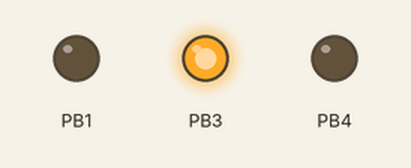
The sketch below on a simulated ATtiny85, built with avr-gcc and run on an emulated ATtiny85. Parts: output pins drawn as LEDs (lit = HIGH). At 0.0 s the program stops and its outputs stay as they are.

Above: at 0.1 s.
Timing chart, 0 to 1.5 s (numbered marks = the images above):
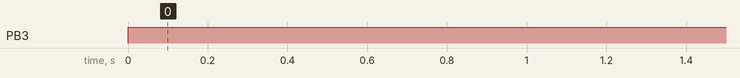

The sketch:

attiny_85_prog_2.ino
```cpp
/*************************Notes********************************
All page number is referred to ATtiny 85 datasheet unless state otherwise
1. To run assembly in Arduino: __asm__("nop"); __asm__("ldi r16, 0x02");
2. To set a bit: bitwise or; Ex. PORTB |= 1 << PORTB3; pull PB3 high
3. To clear a bit: invert, then bitwise and; Ex. PORTB &= ~(1 << PORTB3);
4. PB5 cannot be set as input when using arduino bootloader
5. When using three-wire mode as SPI, DO pin must be set as output manually if simultaneous receive and transmit is required; Ex. DDRB |= 1<<PORTB1; p117
6. In this code, CLK falling edge has been used to trigger SPI comm. SPI master needs to use MODE3
***************************************************************/

#include <stdlib.h>
#include <inttypes.h>
#include <util/delay.h>
#include <avr/interrupt.h>
#include <avr/io.h>

#define PINB5_set 0x20
#define PINB4_set 0x10
#define PINB3_set 0x08
#define PINB2_set 0x04
#define PINB1_set 0x02
//#define PINB0_set 0x01

void spi_setup();
void spi_master_setup();
void spi_slave_setup();
void spi_transfer(uint8_t *DI, uint8_t *DO, uint8_t array_size);

int main(void){
  DDRB |= 1<<DDB3;  //set PB3 as output;  p55
  PORTB &= ~(1<<PORTB3);  //pull PB3 low

  DDRB |= 1<<DDB4;  //set PB4 as output; p55
  PORTB &= ~(1<<PORTB4);  //pull PB4 low

  spi_setup();
  spi_slave_setup();

  uint8_t spi_start = 0;
  uint8_t data_in = 0;
  //uint8_t data_out_array[4] = {0xAA,0xBB,0xCC,0xDD};
  //uint8_t data_out_array[4] = {0x11,0x22,0x33,0x44};
  uint8_t data_out_array[4] = {0xAB,0xCD,0xEF,0x01};
  uint8_t data_in_array[4];
  uint8_t deca_wave_array[3];

  while (1) {
    spi_start = USISR & (1<<USISIF);
    if(spi_start != 0){       //if start condition flag is set; spi transaction detection
      PORTB |= 1<<PORTB3;  //pull PB3 high = turn on LED at PB3
      spi_transfer(data_in_array, data_out_array, sizeof(data_in_array));  //spi transaction
      if(data_in_array[0] == 0x09){  //if the address = 0x09
        for(int i = 1; i < sizeof(data_in_array); ++i){
          deca_wave_array[i-1] = data_in_array[i];
        }
        spi_master_setup();
        PORTB |= 1<<PORTB4;  //pull PB4 high = Slave Select
        spi_send(deca_wave_array,sizeof(deca_wave_array));
        spi_slave_setup();
      }
    } else {
      PORTB &= ~(1<<PORTB4);  //pull PB4 low
      PORTB &= ~(1<<PORTB3);  //pull PB3 low
    }
  }
}

void spi_setup(){
  USICR &= ~(1<<USIWM1);  //three-wire mode; p117
  USICR |= 1<<USIWM0;  //three-wire mode; p117
  DDRB |= 1<<PORTB1;  //use spi as bi-directional setup, set DO pin as output = receive and transmit at the same time; p117
  //DDRB &= ~(1<<PORTB1); //use spi as uni-directional setup, set DO pin as input = do not output any data when receving; p117
}

void spi_master_setup(){
  USICR |= ((1<<USICS1)|(1<<USICLK));  //Software Strobe; Positive edge; count both edges; p118
  USICR &= ~(1<<USICS0); //Software Strobe; Positive edge; count both edges; p118

  DDRB |= 1<<PORTB2;  //set SCK as input

  USISR |= 1<<USISIF;  //clear Start Condition flag
  USISR |= 1<<USIOIF;  //clear counter overflow flag
}

void spi_slave_setup(){
  USICR |= 1<<USICS1;  //External CLK; Positive edge; count both edges; p118
  USICR &= ~((1<<USICS0)|(1<<USICLK)); //External CLK; Positive edge; count both edges; p118

  DDRB &= ~(1<<PORTB2);  //set SCK as input

  USISR |= 1<<USISIF;  //clear Start Condition flag
  USISR |= 1<<USIOIF;  //clear counter overflow flag
}

void spi_send(uint8_t *DO, uint8_t array_size){
  int8_t USI_SR = USISR & (1<<USIOIF);  //store overflow flag
  for(uint8_t i=0; i<array_size; ++i){
    USIDR = *DO;  //store the content of DO to Data Reg
    ++DO;  ////increment array pointer
    while(USI_SR == 0){  //if overflow flag is not set
      USI_SR = USISR & (1<<USIOIF);
      USICR |= 1<<USITC;
    }
    USISR |= 1<<USIOIF;  //clear counter overflow flag
  }
  USISR |= 1<<USISIF;  //clear Start Condition flag
}

void spi_transfer(uint8_t *DI, uint8_t *DO, uint8_t array_size){
  int8_t USI_SR = USISR & (1<<USIOIF);  //store overflow flag
  for(uint8_t i=0; i<array_size; ++i){
    USIDR = *DO;  //store the content of DO to Data Reg
    ++DO;  ////increment array pointer
    while(USI_SR == 0){  //if overflow flag is not set
      USI_SR = USISR & (1<<USIOIF);
    }
    *DI = USIBR;  //store received data into array
    ++DI;  //increment array pointer
    USISR |= 1<<USIOIF;  //clear counter overflow flag
  }
  USISR |= 1<<USISIF;  //clear Start Condition flag
}

/*
void spi_transfer(uint8_t *DI, uint8_t *DO){
  USIDR = *DO;  //store the content of DO to Data Reg
  int8_t USI_SR = USISR & (1<<USIOIF);  //store overflow flag
  while(USI_SR == 0){  //if overflow flag is not set
    USI_SR = USISR & (1<<USIOIF);
  }
  *DI = USIBR;
  USISR |= 1<<USISIF;  //clear Start Condition flag
  USISR |= 1<<USIOIF;  //clear counter overflow flag
}
*/

 /*********************Using C Style****************************************
 //------------------------Ex. 3: SPI transaction---------------------------
int main(void){
  DDRB |= 1<<DDB3;  //set PB3 as output;  p55
  PORTB &= ~(1<<PORTB3);  //pull PB3 low

  DDRB |= 1<<DDB4;  //set PB4 as output; p55
  PORTB &= ~(1<<PORTB4);  //pull PB4 low

  spi_slave_setup();

  uint8_t spi_start = 0;
  uint8_t data_in = 0;
  uint8_t data_out = 0xAB;

  while (1) {
    spi_start = USISR & (1<<USISIF);
    if(spi_start != 0){       //if start condition flag is set
      PORTB |= 1<<PORTB4;    //pull PB4 high = turn on LED at PB4

      spi_transfer(&data_in, &data_out);

      if(data_in == 0x09){  //if the address = 0x09
        PORTB |= 1<<PORTB3;  //pull PB3 high = turn on LED at PB3
        _delay_ms(500);
      }
    } else {
      PORTB &= ~(1<<PORTB4);  //pull PB4 low
      PORTB &= ~(1<<PORTB3);  //pull PB3 low
    }
  }
}
void spi_slave_setup(){
  USICR &= ~(1<<USIWM1);  //three-wire mode; p117
  USICR |= 1<<USIWM0;  //three-wire mode; p117
  DDRB |= 1<<PORTB1;  //use spi as bi-directional setup, set DO pin as output = receive and transmit at the same time; p117

  USICR |= 1<<USICS1;  //External CLK; Positive edge; count both edges; p118
  USICR &= ~((1<<USICS0)|(1<<USICLK)); //External CLK; Positive edge; count both edges; p118

  USISR |= 1<<USISIF;  //clear Start Condition flag
  USISR |= 1<<USIOIF;  //clear counter overflow flag
}

void spi_transfer(uint8_t *DI, uint8_t *DO){
  USIDR = *DO;  //store the content of DO to Data Reg
  int8_t USI_SR = USISR & (1<<USIOIF);  //store overflow flag
  while(USI_SR == 0){  //if overflow flag is not set
    USI_SR = USISR & (1<<USIOIF);
  }
  *DI = USIBR;
  USISR |= 1<<USISIF;  //clear Start Condition flag
  USISR |= 1<<USIOIF;  //clear counter overflow flag
}

 //-------Ex. 2; read from PortB0--------------
DDRB |= 1 << DDB3;  //set PB3 as output
PORTB |= 1 << PORTB3;  //pull PB3 high

DDRB &= ~(1 << DDB0);  //set PB0 as input
PORTB &= ~(1 << PORTB0);   //PB0 = input, No pull-up, tri-state;  p55

int8_t PB0_in = 0;

while (1) {
  PB0_in = PINB;   //read Input Pin

  if(PB0_in == 1){       //check input to PB0
    PORTB |= 1 << PORTB3;  //pull PB3 high
  } else {
    PORTB &= ~(1 << PORTB3);  //pull PB3 low
  }
}
 //-------Ex. 1; flash LED-----------------
DDRB = 0b00001000;    // set PB3 to be output
while (1) {
  // flash# 2:
  // set PB3 high
  PORTB = 0b00001000;
  _delay_ms(500);
  // set PB3 low
  PORTB = 0b00000000;
  _delay_ms(500);
}
 ********************************************************************************/
/*********************Using Arudino Style****************************************
  init();  //must be called before using arduino function; declared in Arduino.h; defined in wiring.c
  int led = 0;
  pinMode(led, OUTPUT);

  for(;;){
    digitalWrite(led, HIGH);   // turn the LED on (HIGH is the voltage level)
    delay(1000);               // wait for a second
    digitalWrite(led, LOW);    // turn the LED off by making the voltage LOW
    delay(1000);
  }
 ********************************************************************************/
```

Measured:
- by itself, PB3: LOW → HIGH at 0.00 s
